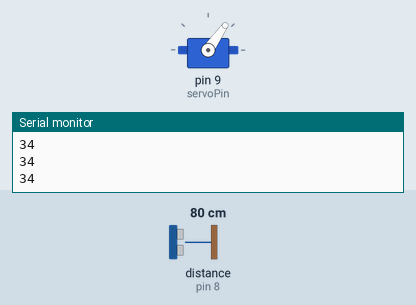
Bench run of a sketch on a simulated Arduino Uno, built with avr-gcc and run on an emulated ATmega328P. On the bench: servo, the last lines printed to the serial monitor. Wiring (inferred from the names in the program): ultrasonic range finder: trigger pin 7; echo pin 8. The test bench sets the inputs (shaded band); at power-on: distance to the obstacle (sensor on pin 8) 80 cm. The echo pulse lasts 58.3 µs per cm.

Above: at 1.2 s.
1.3 s: distance to the obstacle (sensor on pin 8) set to 2 cm
At 1.8 s:
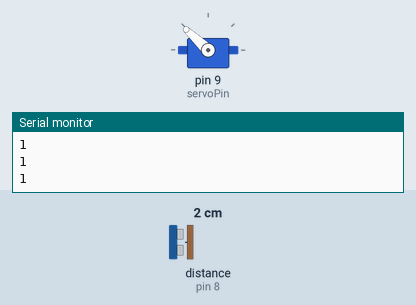
2.9 s: distance to the obstacle (sensor on pin 8) set to 4 cm
At 2.96 s:
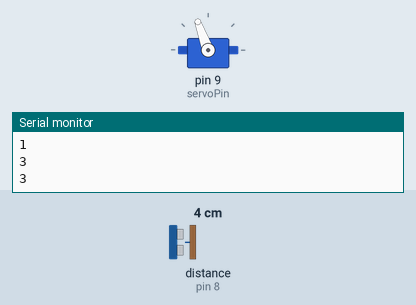
4.5 s: distance to the obstacle (sensor on pin 8) set to 9 cm
At 5.1 s:
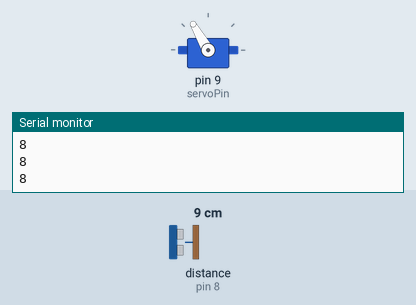
6.1 s: distance to the obstacle (sensor on pin 8) set to 18 cm
At 6.8 s:
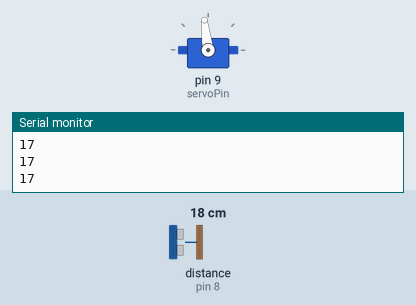
7.7 s: distance to the obstacle (sensor on pin 8) set to 23 cm
At 9.0 s:
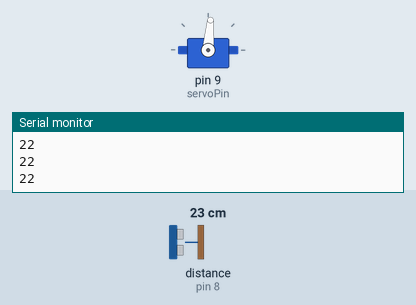
9.3 s: distance to the obstacle (sensor on pin 8) set to 35 cm
At 9.45 s:
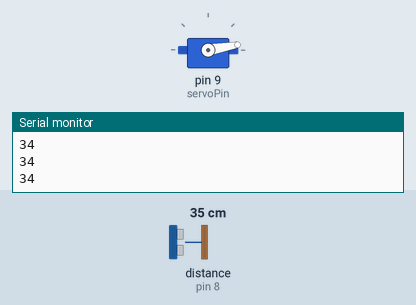
Timing chart, 0 to 12.0 s (numbered marks = the images above; inputs shaded):
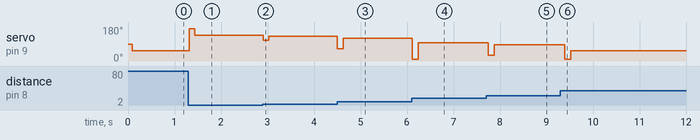

The sketch:

BallBeamArduinoCode.ino
```cpp
#include<Servo.h>
#include<PID_v1.h>


const int servoPin = 9;                                               //Servo Pin

float Kp = 2.5;                                                    //Initial Proportional Gain
float Ki = 0;                                                      //Initial Integral Gain
float Kd = 1.1;                                                    //Intitial Derivative Gain
double Setpoint, Input, Output, ServoOutput, value;


PID myPID(&Input, &Output, &Setpoint, Kp, Ki, Kd, DIRECT);           //Initialize PID object, which is in the class PID.


Servo myServo;                                                       //Initialize Servo.


void setup() {

  Serial.begin(9600);                                                //Begin Serial
  myServo.attach(servoPin);                                          //Attach Servo

  Input = readPosition();                                            //Calls function readPosition() and sets the balls
  //  position as the input to the PID algorithm


  myPID.SetMode(AUTOMATIC);                                          //Set PID object myPID to AUTOMATIC
  myPID.SetOutputLimits(-80, 80);                                    //Set Output limits to -80 and 80 degrees.
}

void loop()
{
  Setpoint = 20;
  Input = readPosition();

  myPID.Compute();                                                   //computes Output in range of -80 to 80 degrees

  ServoOutput = 90 + Output;                                        //  είναι ήδη στραμμένο κατά 90
  myServo.write(ServoOutput);                                        //Writes value of Output to servo


}


float readPosition() {
  delay(40);                                                            //Don't set too low or echos will run into eachother.


  const int pingPin = 7;
  const int echoPin = 8;

  long duration, cm;
  unsigned long now = millis();                                        //Για να διαβαστεί ξεκάθαρα ο παλμός
  pinMode(pingPin, OUTPUT);
  digitalWrite(pingPin, LOW);
  delayMicroseconds(2);
  digitalWrite(pingPin, HIGH);
  delayMicroseconds(5);
  digitalWrite(pingPin, LOW);


  pinMode(echoPin, INPUT);
  duration = pulseIn(echoPin, HIGH);

  cm = duration / (29*2);


  if (cm > 34)    // για τον θόρυβο
  {
    cm = 34;
  }


  Serial.println(cm);

  return cm;                                          //Returns distance value.
}
```

Measured:
- after the input at 1.3 s, servo on pin 9 (servoPin): 55° → 170° at once, → 137° 0.12 s later
- after the input at 2.9 s, servo on pin 9 (servoPin): 137° → 110° at once, → 132° 0.12 s later
- after the input at 4.5 s, servo on pin 9 (servoPin): 132° → 65° at once, → 120° 0.12 s later
- after the input at 6.1 s, servo on pin 9 (servoPin): 120° → 10° at once, → 97° 0.13 s later
- after the input at 7.7 s, servo on pin 9 (servoPin): 97° → 30° after 0.05 s, → 85° 0.13 s later
- after the input at 9.3 s, servo on pin 9 (servoPin): 85° → 10° after 0.09 s, → 55° 0.13 s later
